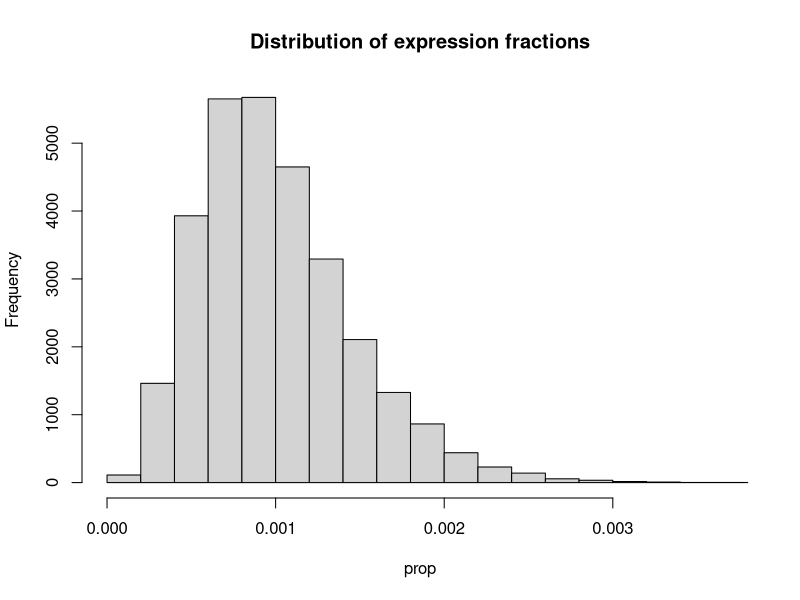

Recreate this plot in R. (Note: this script raises an error after producing the figure.)
## ---- chunk 1
library(ggplot2)
suppressPackageStartupMessages(library(knitr))
options(xtable.type="html")

knitr::opts_chunk$set(
  echo=TRUE,
  warning=FALSE,
  message=TRUE,
  error = FALSE,
  tidy = FALSE,
  cache = TRUE,
  cache.lazy = FALSE,
  dev = c("png", "pdf"), 
  fig.width=7, fig.height=7)

# options(markdown.HTML.stylesheet = 'css/custom.css')
## ---- chunk 2
library(tidyverse)
library(purrr)
library(parallel)
# lib.size = rep(2000, 10000)

lib.size = matrix(0, nrow=10000, ncol=3)
lib.size[,1] = runif(10000, 1000, 1000)
lib.size[,2] = runif(10000, 5000, 5000)
lib.size[,3] = runif(10000, 15000, 15000)

# Simulate prop
# mu = 0.001
# sigmaSq = 1e-7
mu = 0.001
sigmaSq = 2e-7
alpha = mu^2 / sigmaSq
beta = mu / sigmaSq

# mu *5000

prop = rgamma(length(lib.size), shape = alpha, rate = beta)
hist(prop, main="Distribution of expression fractions", xlim=c(0, max(prop)))

# cells
df = mclapply(c(3,5,7, seq(10, 150, by=15), seq(200, 800, by=50), 1000), function(nc){
	# replicates
	map_df(seq(1000), function(repl){
		# Donor
		map_df(seq(3), function(d){
			i = sample.int(nrow(lib.size), nc)
			x = rpois(length(i), prop[i]*lib.size[i,d])

			tibble(ncells = nc, 
				Repl = repl, 
				Donor = factor(lib.size[1,d], levels=lib.size[1,]), 
				x = x, 
				lib.size = lib.size[i,d])
		})
	})
}, mc.cores=4)
df = do.call(rbind, df)
 
# summary for each ncells and Repl
df2 = df %>%
	group_by(ncells, Repl, Donor) %>%
	summarize(Counts = sum(x) + .05, 
			mean.lib.size = mean(lib.size), 
			zeta = mean(lib.size^2),
			per.cell.cpm = mean((x+0.05) / lib.size)*1e6) %>%
	group_by(ncells, Repl, Donor) %>%
	summarize(sum = sum(Counts),
				mu.cpm = mean(Counts / (ncells*mean.lib.size) *1e6),
				mu.lcpm = mean(log(Counts / (ncells*mean.lib.size) *1e6)),
				mean.lib.size = mean.lib.size, 
				zeta = zeta, 
				per.cell.cpm = mean(per.cell.cpm)) 

# average over replicates
df3 = df2 %>% 
		group_by(ncells, Donor) %>%
		summarize( v.sum = var(sum),
			mu.cpm2 = mean(mu.cpm),
			v.cpm2 = var(mu.cpm),
			mu.lcpm2 = mean(mu.lcpm),
			v.lcpm2 = var(mu.lcpm),
			mean.lib.size = mean(mean.lib.size),
			zeta = mean(zeta),
			counts = mean(sum), 
			per.cell.cpm = mean(per.cell.cpm))
## ---- chunk 3

thm = theme_bw() +
	theme(aspect.ratio=1, plot.title = element_text(hjust = 0.5)) 

ggplot(df3, aes(ncells, counts)) +
	geom_point(size=2) +
	thm +
	geom_line(aes(ncells, mu*ncells*mean.lib.size), col="red", linetype="solid", size=1.2) +
	facet_wrap(~ Donor) +
	xlab("Cells per sample") +
	ylab("mean(Counts)") +
	ggtitle("mean(Counts)") +
	scale_y_log10() + 
	scale_x_log10()

ggplot(df3, aes(ncells, v.sum)) +
	geom_point(size=2) +
	thm +
	geom_line(aes(ncells, ncells*(mu*mean.lib.size + sigmaSq*zeta)), col="red", linetype="solid", size=1.2) +
	thm +
	geom_line(aes(ncells, ncells*(counts/ncells + sigmaSq*zeta)), col="green", linetype="dashed", size=1.2) +
	facet_wrap(~ Donor) +
	ggtitle("var(Counts)") +
	ylab("var(Counts)") +
	xlab("Cells per sample") +
	scale_y_log10() + 
	scale_x_log10()

ggplot(df3, aes(ncells, mu.cpm2)) +
	geom_point(size=2) +
	thm +
	geom_hline(yintercept = mu*1e6, linetype="solid", col="red", size=1.2) +
	facet_wrap(~ Donor) +
	ggtitle("mean(CPM)") +
	ylab("mean(CPM)") +
	xlab("Cells per sample") +
	ylim(mu*0.9e6, mu*1.1e6) +
	scale_x_log10()

df3 %>%
	mutate(mu.hat = counts / (ncells*mean.lib.size)) %>%
	ggplot(aes(ncells, v.cpm2)) +
	geom_point(size=2) +
	thm +
	geom_line(aes(ncells, 1e12*(mu + sigmaSq*zeta/mean.lib.size)/(mean.lib.size*ncells)), linetype="solid", col="red", size=1.2) +
	geom_line(aes(ncells, 1e12*(mu.hat + sigmaSq*zeta/mean.lib.size)/(mean.lib.size*ncells)), linetype="dashed", col="green", size=1.2)  +
	facet_wrap(~ Donor) +
	ggtitle("var(CPM)") +
	ylab("var(CPM)") +
	xlab("Cells per sample") +
	scale_y_log10() + 
	scale_x_log10()

rng = range(c(df3$mu.lcpm2, log(mu) + log(1e6)))
ggplot(df3, aes(ncells, mu.lcpm2)) +
	geom_point(size=2) +
	thm +
	geom_hline(yintercept = log(mu) + log(1e6), linetype="solid", col="red", size=1.2)  +
	facet_wrap(~ Donor) +
	ggtitle("mean(log CPM)") +
	ylab("mean(log CPM)") +
	xlab("Cells per sample") +
	scale_y_log10(limits=rng) +
	scale_x_log10()

ggplot(df3, aes(ncells, v.lcpm2)) +
	geom_point(size=2) +
	thm +
	geom_line(aes(ncells, 1/(mu*ncells*mean.lib.size) * (1 + sigmaSq*zeta/(mu*mean.lib.size))), color="red", size=1.2, linetype="solid") +

	geom_line(aes(ncells, 1/(counts) * (1 + sigmaSq*zeta/(counts/ncells))), color="green", size=1.2, linetype="dashed") +
	facet_wrap(~ Donor) +
	ggtitle("var(log CPM)")  +
	ylab("var(log CPM)") +
	xlab("Cells per sample") +
	scale_y_log10() + 
	scale_x_log10()

ggplot(df3,aes(ncells, v.lcpm2 * counts)) +
	geom_point(size=2) +
	thm +
	geom_line(aes(ncells, (1 + sigmaSq*zeta/(mu*mean.lib.size))), color="red", size=1.2, linetype="solid") +
	geom_line(aes(ncells, (1 + sigmaSq*zeta/(counts/ncells))), color="green", size=1.2, linetype="dashed") +
	ylab("Variance inflation") +
	xlab("Cells per sample") +
	facet_wrap(~ Donor) +
	scale_x_log10() +
	scale_y_continuous(limits=c(1, NA))
## ---- chunk 4
# plot VIF as a function of lib and sigmaSq
df4 = expand.grid(sigmaSq = seq(.1,100, length.out=1000)*1e-7, 
								mean.lib.size = c(1000, 5000, 15000))
df4$zeta = df4$mean.lib.size^2
df4$vif = with(df4, (1 + sigmaSq*zeta/(mu*mean.lib.size)))

ggplot(df4,aes(sigmaSq, vif)) +
	geom_line(color="red", size=1.2, linetype="solid") +
	thm +
	facet_wrap(~ mean.lib.size)+
	# scale_y_continuous(limits=c(0, NA))  +
	scale_x_log10() +
	scale_y_log10() + 
	# geom_hline(yintercept=1, color="grey30", linetype="dashed") +
	ylab("Variance inflation factor (log10)")
